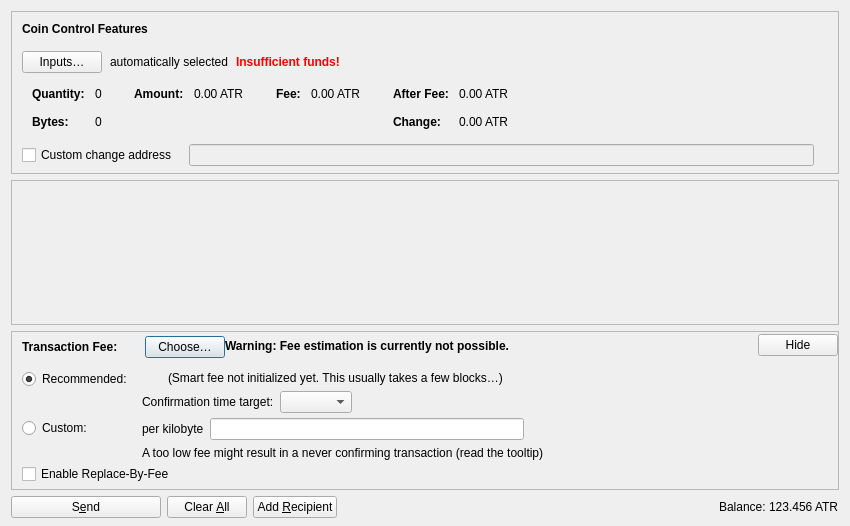
<?xml version="1.0" encoding="UTF-8"?>
<ui version="4.0">
 <class>SendCoinsDialog</class>
 <widget class="QDialog" name="SendCoinsDialog">
  <property name="geometry">
   <rect>
    <x>0</x>
    <y>0</y>
    <width>850</width>
    <height>526</height>
   </rect>
  </property>
  <property name="windowTitle">
   <string>Send Coins</string>
  </property>
  <layout class="QVBoxLayout" name="verticalLayout" stretch="0,1,0,0">
   <property name="bottomMargin">
    <number>8</number>
   </property>
   <item>
    <widget class="QFrame" name="frameCoinControl">
     <property name="sizePolicy">
      <sizepolicy hsizetype="Expanding" vsizetype="Expanding">
       <horstretch>0</horstretch>
       <verstretch>0</verstretch>
      </sizepolicy>
     </property>
     <property name="maximumSize">
      <size>
       <width>16777215</width>
       <height>16777215</height>
      </size>
     </property>
     <property name="frameShape">
      <enum>QFrame::StyledPanel</enum>
     </property>
     <property name="frameShadow">
      <enum>QFrame::Sunken</enum>
     </property>
     <layout class="QVBoxLayout" name="verticalLayoutCoinControl2">
      <property name="spacing">
       <number>0</number>
      </property>
      <property name="leftMargin">
       <number>0</number>
      </property>
      <property name="topMargin">
       <number>0</number>
      </property>
      <property name="rightMargin">
       <number>0</number>
      </property>
      <property name="bottomMargin">
       <number>6</number>
      </property>
      <item>
       <layout class="QVBoxLayout" name="verticalLayoutCoinControl" stretch="0,0,0,0,1">
        <property name="spacing">
         <number>0</number>
        </property>
        <property name="leftMargin">
         <number>10</number>
        </property>
        <property name="topMargin">
         <number>10</number>
        </property>
        <item>
         <layout class="QHBoxLayout" name="horizontalLayoutCoinControl1">
          <property name="bottomMargin">
           <number>15</number>
          </property>
          <item>
           <widget class="QLabel" name="labelCoinControlFeatures">
            <property name="sizePolicy">
             <sizepolicy hsizetype="Preferred" vsizetype="Maximum">
              <horstretch>0</horstretch>
              <verstretch>0</verstretch>
             </sizepolicy>
            </property>
            <property name="font">
             <font>
              <weight>75</weight>
              <bold>true</bold>
             </font>
            </property>
            <property name="styleSheet">
             <string notr="true">font-weight:bold;</string>
            </property>
            <property name="text">
             <string>Coin Control Features</string>
            </property>
           </widget>
          </item>
         </layout>
        </item>
        <item>
         <layout class="QHBoxLayout" name="horizontalLayoutCoinControl2" stretch="0,0,0,0">
          <property name="spacing">
           <number>8</number>
          </property>
          <property name="bottomMargin">
           <number>10</number>
          </property>
          <item>
           <widget class="QPushButton" name="pushButtonCoinControl">
            <property name="styleSheet">
             <string notr="true"/>
            </property>
            <property name="text">
             <string>Inputs…</string>
            </property>
            <property name="autoDefault">
             <bool>false</bool>
            </property>
           </widget>
          </item>
          <item>
           <widget class="QLabel" name="labelCoinControlAutomaticallySelected">
            <property name="text">
             <string>automatically selected</string>
            </property>
            <property name="margin">
             <number>5</number>
            </property>
           </widget>
          </item>
          <item>
           <widget class="QLabel" name="labelCoinControlInsuffFunds">
            <property name="font">
             <font>
              <weight>75</weight>
              <bold>true</bold>
             </font>
            </property>
            <property name="styleSheet">
             <string notr="true">color:red;font-weight:bold;</string>
            </property>
            <property name="text">
             <string>Insufficient funds!</string>
            </property>
            <property name="margin">
             <number>5</number>
            </property>
           </widget>
          </item>
          <item>
           <spacer name="horizontalSpacerCoinControl">
            <property name="orientation">
             <enum>Qt::Horizontal</enum>
            </property>
            <property name="sizeHint" stdset="0">
             <size>
              <width>40</width>
              <height>1</height>
             </size>
            </property>
           </spacer>
          </item>
         </layout>
        </item>
        <item>
         <widget class="QWidget" name="widgetCoinControl" native="true">
          <property name="sizePolicy">
           <sizepolicy hsizetype="Preferred" vsizetype="Preferred">
            <horstretch>0</horstretch>
            <verstretch>0</verstretch>
           </sizepolicy>
          </property>
          <property name="minimumSize">
           <size>
            <width>0</width>
            <height>0</height>
           </size>
          </property>
          <property name="styleSheet">
           <string notr="true"/>
          </property>
          <layout class="QHBoxLayout" name="horizontalLayoutCoinControl5">
           <property name="leftMargin">
            <number>0</number>
           </property>
           <property name="topMargin">
            <number>0</number>
           </property>
           <property name="rightMargin">
            <number>0</number>
           </property>
           <property name="bottomMargin">
            <number>0</number>
           </property>
           <item>
            <layout class="QHBoxLayout" name="horizontalLayoutCoinControl3" stretch="0,0,0,1">
             <property name="spacing">
              <number>20</number>
             </property>
             <property name="topMargin">
              <number>0</number>
             </property>
             <property name="bottomMargin">
              <number>10</number>
             </property>
             <item>
              <layout class="QFormLayout" name="formLayoutCoinControl1">
               <property name="labelAlignment">
                <set>Qt::AlignLeft|Qt::AlignVCenter</set>
               </property>
               <property name="horizontalSpacing">
                <number>10</number>
               </property>
               <property name="verticalSpacing">
                <number>14</number>
               </property>
               <property name="leftMargin">
                <number>10</number>
               </property>
               <property name="topMargin">
                <number>4</number>
               </property>
               <property name="rightMargin">
                <number>6</number>
               </property>
               <item row="0" column="0">
                <widget class="QLabel" name="labelCoinControlQuantityText">
                 <property name="font">
                  <font>
                   <weight>75</weight>
                   <bold>true</bold>
                  </font>
                 </property>
                 <property name="text">
                  <string>Quantity:</string>
                 </property>
                 <property name="margin">
                  <number>0</number>
                 </property>
                </widget>
               </item>
               <item row="0" column="1">
                <widget class="QLabel" name="labelCoinControlQuantity">
                 <property name="cursor">
                  <cursorShape>IBeamCursor</cursorShape>
                 </property>
                 <property name="contextMenuPolicy">
                  <enum>Qt::ActionsContextMenu</enum>
                 </property>
                 <property name="text">
                  <string notr="true">0</string>
                 </property>
                 <property name="margin">
                  <number>0</number>
                 </property>
                 <property name="textInteractionFlags">
                  <set>Qt::LinksAccessibleByMouse|Qt::TextSelectableByKeyboard|Qt::TextSelectableByMouse</set>
                 </property>
                </widget>
               </item>
               <item row="1" column="0">
                <widget class="QLabel" name="labelCoinControlBytesText">
                 <property name="font">
                  <font>
                   <weight>75</weight>
                   <bold>true</bold>
                  </font>
                 </property>
                 <property name="text">
                  <string>Bytes:</string>
                 </property>
                </widget>
               </item>
               <item row="1" column="1">
                <widget class="QLabel" name="labelCoinControlBytes">
                 <property name="cursor">
                  <cursorShape>IBeamCursor</cursorShape>
                 </property>
                 <property name="contextMenuPolicy">
                  <enum>Qt::ActionsContextMenu</enum>
                 </property>
                 <property name="text">
                  <string notr="true">0</string>
                 </property>
                 <property name="textInteractionFlags">
                  <set>Qt::LinksAccessibleByMouse|Qt::TextSelectableByKeyboard|Qt::TextSelectableByMouse</set>
                 </property>
                </widget>
               </item>
              </layout>
             </item>
             <item>
              <layout class="QFormLayout" name="formLayoutCoinControl2">
               <property name="horizontalSpacing">
                <number>10</number>
               </property>
               <property name="verticalSpacing">
                <number>14</number>
               </property>
               <property name="leftMargin">
                <number>6</number>
               </property>
               <property name="topMargin">
                <number>4</number>
               </property>
               <property name="rightMargin">
                <number>6</number>
               </property>
               <item row="0" column="0">
                <widget class="QLabel" name="labelCoinControlAmountText">
                 <property name="font">
                  <font>
                   <weight>75</weight>
                   <bold>true</bold>
                  </font>
                 </property>
                 <property name="text">
                  <string>Amount:</string>
                 </property>
                 <property name="margin">
                  <number>0</number>
                 </property>
                </widget>
               </item>
               <item row="0" column="1">
                <widget class="QLabel" name="labelCoinControlAmount">
                 <property name="cursor">
                  <cursorShape>IBeamCursor</cursorShape>
                 </property>
                 <property name="contextMenuPolicy">
                  <enum>Qt::ActionsContextMenu</enum>
                 </property>
                 <property name="text">
                  <string notr="true">0.00 ATR</string>
                 </property>
                 <property name="textInteractionFlags">
                  <set>Qt::LinksAccessibleByMouse|Qt::TextSelectableByKeyboard|Qt::TextSelectableByMouse</set>
                 </property>
                </widget>
               </item>
              </layout>
             </item>
             <item>
              <layout class="QFormLayout" name="formLayoutCoinControl3">
               <property name="horizontalSpacing">
                <number>10</number>
               </property>
               <property name="verticalSpacing">
                <number>14</number>
               </property>
               <property name="leftMargin">
                <number>6</number>
               </property>
               <property name="topMargin">
                <number>4</number>
               </property>
               <property name="rightMargin">
                <number>6</number>
               </property>
               <item row="0" column="0">
                <widget class="QLabel" name="labelCoinControlFeeText">
                 <property name="font">
                  <font>
                   <weight>75</weight>
                   <bold>true</bold>
                  </font>
                 </property>
                 <property name="text">
                  <string>Fee:</string>
                 </property>
                 <property name="margin">
                  <number>0</number>
                 </property>
                </widget>
               </item>
               <item row="0" column="1">
                <widget class="QLabel" name="labelCoinControlFee">
                 <property name="cursor">
                  <cursorShape>IBeamCursor</cursorShape>
                 </property>
                 <property name="contextMenuPolicy">
                  <enum>Qt::ActionsContextMenu</enum>
                 </property>
                 <property name="text">
                  <string notr="true">0.00 ATR</string>
                 </property>
                 <property name="textInteractionFlags">
                  <set>Qt::LinksAccessibleByMouse|Qt::TextSelectableByKeyboard|Qt::TextSelectableByMouse</set>
                 </property>
                </widget>
               </item>
              </layout>
             </item>
             <item>
              <layout class="QFormLayout" name="formLayoutCoinControl4">
               <property name="labelAlignment">
                <set>Qt::AlignLeft|Qt::AlignVCenter</set>
               </property>
               <property name="horizontalSpacing">
                <number>10</number>
               </property>
               <property name="verticalSpacing">
                <number>14</number>
               </property>
               <property name="leftMargin">
                <number>6</number>
               </property>
               <property name="topMargin">
                <number>4</number>
               </property>
               <property name="rightMargin">
                <number>6</number>
               </property>
               <item row="0" column="0">
                <widget class="QLabel" name="labelCoinControlAfterFeeText">
                 <property name="font">
                  <font>
                   <weight>75</weight>
                   <bold>true</bold>
                  </font>
                 </property>
                 <property name="text">
                  <string>After Fee:</string>
                 </property>
                 <property name="margin">
                  <number>0</number>
                 </property>
                </widget>
               </item>
               <item row="0" column="1">
                <widget class="QLabel" name="labelCoinControlAfterFee">
                 <property name="cursor">
                  <cursorShape>IBeamCursor</cursorShape>
                 </property>
                 <property name="contextMenuPolicy">
                  <enum>Qt::ActionsContextMenu</enum>
                 </property>
                 <property name="text">
                  <string notr="true">0.00 ATR</string>
                 </property>
                 <property name="textInteractionFlags">
                  <set>Qt::LinksAccessibleByMouse|Qt::TextSelectableByKeyboard|Qt::TextSelectableByMouse</set>
                 </property>
                </widget>
               </item>
               <item row="1" column="0">
                <widget class="QLabel" name="labelCoinControlChangeText">
                 <property name="font">
                  <font>
                   <weight>75</weight>
                   <bold>true</bold>
                  </font>
                 </property>
                 <property name="text">
                  <string>Change:</string>
                 </property>
                </widget>
               </item>
               <item row="1" column="1">
                <widget class="QLabel" name="labelCoinControlChange">
                 <property name="cursor">
                  <cursorShape>IBeamCursor</cursorShape>
                 </property>
                 <property name="contextMenuPolicy">
                  <enum>Qt::ActionsContextMenu</enum>
                 </property>
                 <property name="text">
                  <string notr="true">0.00 ATR</string>
                 </property>
                 <property name="textInteractionFlags">
                  <set>Qt::LinksAccessibleByMouse|Qt::TextSelectableByKeyboard|Qt::TextSelectableByMouse</set>
                 </property>
                </widget>
               </item>
              </layout>
             </item>
            </layout>
           </item>
          </layout>
         </widget>
        </item>
        <item>
         <layout class="QHBoxLayout" name="horizontalLayoutCoinControl4" stretch="0,0,0">
          <property name="spacing">
           <number>12</number>
          </property>
          <property name="sizeConstraint">
           <enum>QLayout::SetDefaultConstraint</enum>
          </property>
          <property name="topMargin">
           <number>5</number>
          </property>
          <property name="rightMargin">
           <number>5</number>
          </property>
          <item>
           <widget class="QCheckBox" name="checkBoxCoinControlChange">
            <property name="toolTip">
             <string>If this is activated, but the change address is empty or invalid, change will be sent to a newly generated address.</string>
            </property>
            <property name="text">
             <string>Custom change address</string>
            </property>
           </widget>
          </item>
          <item>
           <widget class="QValidatedLineEdit" name="lineEditCoinControlChange">
            <property name="enabled">
             <bool>false</bool>
            </property>
            <property name="sizePolicy">
             <sizepolicy hsizetype="Expanding" vsizetype="Fixed">
              <horstretch>0</horstretch>
              <verstretch>0</verstretch>
             </sizepolicy>
            </property>
           </widget>
          </item>
          <item>
           <widget class="QLabel" name="labelCoinControlChangeLabel">
            <property name="sizePolicy">
             <sizepolicy hsizetype="Preferred" vsizetype="Expanding">
              <horstretch>0</horstretch>
              <verstretch>0</verstretch>
             </sizepolicy>
            </property>
            <property name="minimumSize">
             <size>
              <width>0</width>
              <height>0</height>
             </size>
            </property>
            <property name="text">
             <string/>
            </property>
            <property name="margin">
             <number>3</number>
            </property>
           </widget>
          </item>
         </layout>
        </item>
        <item>
         <spacer name="verticalSpacerCoinControl">
          <property name="orientation">
           <enum>Qt::Vertical</enum>
          </property>
          <property name="sizeHint" stdset="0">
           <size>
            <width>800</width>
            <height>1</height>
           </size>
          </property>
         </spacer>
        </item>
       </layout>
      </item>
     </layout>
    </widget>
   </item>
   <item>
    <widget class="QScrollArea" name="scrollArea">
     <property name="widgetResizable">
      <bool>true</bool>
     </property>
     <widget class="QWidget" name="scrollAreaWidgetContents">
      <property name="geometry">
       <rect>
        <x>0</x>
        <y>0</y>
        <width>830</width>
        <height>104</height>
       </rect>
      </property>
      <layout class="QVBoxLayout" name="verticalLayout_2" stretch="0,1">
       <property name="leftMargin">
        <number>0</number>
       </property>
       <property name="topMargin">
        <number>0</number>
       </property>
       <property name="rightMargin">
        <number>0</number>
       </property>
       <property name="bottomMargin">
        <number>0</number>
       </property>
       <item>
        <layout class="QVBoxLayout" name="entries">
         <property name="spacing">
          <number>6</number>
         </property>
        </layout>
       </item>
       <item>
        <spacer name="verticalSpacer">
         <property name="orientation">
          <enum>Qt::Vertical</enum>
         </property>
         <property name="sizeHint" stdset="0">
          <size>
           <width>20</width>
           <height>40</height>
          </size>
         </property>
        </spacer>
       </item>
      </layout>
     </widget>
    </widget>
   </item>
   <item>
    <widget class="QFrame" name="frameFee">
     <property name="sizePolicy">
      <sizepolicy hsizetype="Expanding" vsizetype="Expanding">
       <horstretch>0</horstretch>
       <verstretch>0</verstretch>
      </sizepolicy>
     </property>
     <property name="maximumSize">
      <size>
       <width>16777215</width>
       <height>16777215</height>
      </size>
     </property>
     <property name="frameShape">
      <enum>QFrame::StyledPanel</enum>
     </property>
     <property name="frameShadow">
      <enum>QFrame::Sunken</enum>
     </property>
     <layout class="QVBoxLayout" name="verticalLayoutFee1">
      <property name="spacing">
       <number>0</number>
      </property>
      <property name="leftMargin">
       <number>0</number>
      </property>
      <property name="topMargin">
       <number>0</number>
      </property>
      <property name="rightMargin">
       <number>0</number>
      </property>
      <property name="bottomMargin">
       <number>0</number>
      </property>
      <item>
       <layout class="QVBoxLayout" name="verticalLayoutFee2" stretch="0,0,0">
        <property name="spacing">
         <number>0</number>
        </property>
        <property name="leftMargin">
         <number>10</number>
        </property>
        <property name="topMargin">
         <number>0</number>
        </property>
        <item>
         <layout class="QHBoxLayout" name="horizontalLayoutFee1">
          <property name="bottomMargin">
           <number>0</number>
          </property>
          <item>
           <layout class="QVBoxLayout" name="verticalLayoutFee7">
            <property name="spacing">
             <number>0</number>
            </property>
            <item>
             <spacer name="verticalSpacerSmartFee">
              <property name="orientation">
               <enum>Qt::Vertical</enum>
              </property>
              <property name="sizeType">
               <enum>QSizePolicy::Fixed</enum>
              </property>
              <property name="sizeHint" stdset="0">
               <size>
                <width>1</width>
                <height>4</height>
               </size>
              </property>
             </spacer>
            </item>
            <item>
             <layout class="QHBoxLayout" name="horizontalLayoutSmartFee">
              <property name="spacing">
               <number>10</number>
              </property>
              <item>
               <widget class="QLabel" name="labelFeeHeadline">
                <property name="sizePolicy">
                 <sizepolicy hsizetype="Preferred" vsizetype="Maximum">
                  <horstretch>0</horstretch>
                  <verstretch>0</verstretch>
                 </sizepolicy>
                </property>
                <property name="font">
                 <font>
                  <weight>75</weight>
                  <bold>true</bold>
                 </font>
                </property>
                <property name="styleSheet">
                 <string notr="true">font-weight:bold;</string>
                </property>
                <property name="text">
                 <string>Transaction Fee:</string>
                </property>
               </widget>
              </item>
              <item>
               <widget class="QLabel" name="labelFeeMinimized">
                <property name="text">
                 <string/>
                </property>
               </widget>
              </item>
              <item>
               <widget class="QPushButton" name="buttonChooseFee">
                <property name="text">
                 <string>Choose…</string>
                </property>
               </widget>
              </item>
             </layout>
            </item>
            <item>
             <spacer name="verticalSpacer_5">
              <property name="orientation">
               <enum>Qt::Vertical</enum>
              </property>
              <property name="sizeHint" stdset="0">
               <size>
                <width>1</width>
                <height>1</height>
               </size>
              </property>
             </spacer>
            </item>
           </layout>
          </item>
          <item>
           <widget class="QLabel" name="fallbackFeeWarningLabel">
            <property name="toolTip">
             <string>Using the fallbackfee can result in sending a transaction that will take several hours or days (or never) to confirm. Consider choosing your fee manually or wait until you have validated the complete chain.</string>
            </property>
            <property name="font">
            <font>
                <weight>75</weight>
                <bold>true</bold>
            </font>
            </property>
            <property name="text">
             <string>Warning: Fee estimation is currently not possible.</string>
            </property>
            <property name="wordWrap">
             <bool>false</bool>
            </property>
           </widget>
          </item>
          <item>
           <spacer name="horizontalSpacer_4">
            <property name="orientation">
             <enum>Qt::Horizontal</enum>
            </property>
            <property name="sizeType">
             <enum>QSizePolicy::MinimumExpanding</enum>
            </property>
            <property name="sizeHint" stdset="0">
             <size>
              <width>40</width>
              <height>20</height>
             </size>
            </property>
           </spacer>
          </item>
          <item>
           <widget class="QPushButton" name="buttonMinimizeFee">
            <property name="toolTip">
             <string>Hide transaction fee settings</string>
            </property>
            <property name="text">
             <string>Hide</string>
            </property>
           </widget>
          </item>
         </layout>
        </item>
        <item>
         <widget class="QFrame" name="frameFeeSelection">
          <layout class="QVBoxLayout" name="verticalLayoutFee12">
           <property name="spacing">
            <number>0</number>
           </property>
           <property name="leftMargin">
            <number>0</number>
           </property>
           <property name="topMargin">
            <number>0</number>
           </property>
           <property name="rightMargin">
            <number>0</number>
           </property>
           <property name="bottomMargin">
            <number>0</number>
           </property>
           <item>
            <layout class="QGridLayout" name="gridLayoutFee">
             <property name="topMargin">
              <number>10</number>
             </property>
             <property name="bottomMargin">
              <number>4</number>
             </property>
             <property name="horizontalSpacing">
              <number>10</number>
             </property>
             <property name="verticalSpacing">
              <number>4</number>
             </property>
             <item row="1" column="1">
              <layout class="QVBoxLayout" name="verticalLayoutFee8">
               <property name="spacing">
                <number>6</number>
               </property>
               <item>
                <layout class="QHBoxLayout" name="horizontalLayoutFee13">
                 <item>
                  <widget class="QLabel" name="labelCustomPerKilobyte">
                   <property name="toolTip">
                    <string>Specify a custom fee per kB (1,000 bytes) of the transaction's virtual size.

Note:  Since the fee is calculated on a per-byte basis, a fee rate of "100 satoshis per kvB" for a transaction size of 500 virtual bytes (half of 1 kvB) would ultimately yield a fee of only 50 satoshis.</string>
                   </property>
                   <property name="text">
                    <string>per kilobyte</string>
                   </property>
                  </widget>
                 </item>
                 <item>
                  <widget class="AetherAmountField" name="customFee"/>
                 </item>
                 <item>
                  <spacer name="horizontalSpacer_6">
                   <property name="orientation">
                    <enum>Qt::Horizontal</enum>
                   </property>
                   <property name="sizeHint" stdset="0">
                    <size>
                     <width>1</width>
                     <height>1</height>
                    </size>
                   </property>
                  </spacer>
                 </item>
                </layout>
               </item>
               <item>
                <layout class="QHBoxLayout" name="horizontalLayoutFee8">
                 <item>
                  <widget class="QLabel" name="labelCustomFeeWarning">
                   <property name="enabled">
                    <bool>true</bool>
                   </property>
                   <property name="toolTip">
                    <string>When there is less transaction volume than space in the blocks, miners as well as relaying nodes may enforce a minimum fee. Paying only this minimum fee is just fine, but be aware that this can result in a never confirming transaction once there is more demand for aether transactions than the network can process.</string>
                   </property>
                   <property name="text">
                    <string>A too low fee might result in a never confirming transaction (read the tooltip)</string>
                   </property>
                  </widget>
                 </item>
                 <item>
                  <spacer name="horizontalSpacer_2">
                   <property name="orientation">
                    <enum>Qt::Horizontal</enum>
                   </property>
                   <property name="sizeHint" stdset="0">
                    <size>
                     <width>1</width>
                     <height>1</height>
                    </size>
                   </property>
                  </spacer>
                 </item>
                </layout>
               </item>
              </layout>
             </item>
             <item row="0" column="0">
              <layout class="QVBoxLayout" name="verticalLayoutFee4" stretch="0,1">
               <item>
                <widget class="QRadioButton" name="radioSmartFee">
                 <property name="text">
                  <string>Recommended:</string>
                 </property>
                 <property name="checked">
                  <bool>true</bool>
                 </property>
                 <attribute name="buttonGroup">
                  <string notr="true">groupFee</string>
                 </attribute>
                </widget>
               </item>
               <item>
                <spacer name="verticalSpacer_2">
                 <property name="orientation">
                  <enum>Qt::Vertical</enum>
                 </property>
                 <property name="sizeHint" stdset="0">
                  <size>
                   <width>1</width>
                   <height>1</height>
                  </size>
                 </property>
                </spacer>
               </item>
              </layout>
             </item>
             <item row="1" column="0">
              <layout class="QVBoxLayout" name="verticalLayoutFee9" stretch="0,1">
               <item>
                <widget class="QRadioButton" name="radioCustomFee">
                 <property name="text">
                  <string>Custom:</string>
                 </property>
                 <attribute name="buttonGroup">
                  <string notr="true">groupFee</string>
                 </attribute>
                </widget>
               </item>
               <item>
                <spacer name="verticalSpacer_6">
                 <property name="orientation">
                  <enum>Qt::Vertical</enum>
                 </property>
                 <property name="sizeHint" stdset="0">
                  <size>
                   <width>1</width>
                   <height>1</height>
                  </size>
                 </property>
                </spacer>
               </item>
              </layout>
             </item>
             <item row="0" column="1">
              <layout class="QVBoxLayout" name="verticalLayoutFee3" stretch="0,0,1">
               <property name="spacing">
                <number>6</number>
               </property>
               <property name="topMargin">
                <number>2</number>
               </property>
               <item>
                <layout class="QHBoxLayout" name="horizontalLayoutFee12">
                 <item>
                  <widget class="QLabel" name="labelSmartFee">
                   <property name="text">
                    <string/>
                   </property>
                  </widget>
                 </item>
                 <item>
                  <widget class="QLabel" name="labelFeeEstimation">
                   <property name="text">
                    <string/>
                   </property>
                  </widget>
                 </item>
                 <item>
                  <widget class="QLabel" name="labelSmartFee2">
                   <property name="text">
                    <string>(Smart fee not initialized yet. This usually takes a few blocks…)</string>
                   </property>
                  </widget>
                 </item>
                 <item>
                  <spacer name="horizontalSpacer_5">
                   <property name="orientation">
                    <enum>Qt::Horizontal</enum>
                   </property>
                   <property name="sizeHint" stdset="0">
                    <size>
                     <width>1</width>
                     <height>1</height>
                    </size>
                   </property>
                  </spacer>
                 </item>
                </layout>
               </item>
               <item>
                <layout class="QHBoxLayout" name="horizontalLayoutFee9">
                 <item>
                  <layout class="QVBoxLayout" name="verticalLayoutFee6">
                   <item>
                    <widget class="QLabel" name="labelSmartFee3">
                     <property name="text">
                      <string>Confirmation time target:</string>
                     </property>
                    </widget>
                   </item>
                  </layout>
                 </item>
                 <item>
                  <layout class="QVBoxLayout" name="verticalLayoutFee5">
                   <property name="rightMargin">
                    <number>30</number>
                   </property>
                   <item>
                    <layout class="QHBoxLayout" name="horizontalLayoutConfTarget">
                     <property name="bottomMargin">
                      <number>0</number>
                     </property>
                     <item>
                      <widget class="QComboBox" name="confTargetSelector"/>
                     </item>
                     <item>
                      <spacer name="horizontalSpacerConfTarget">
                       <property name="orientation">
                        <enum>Qt::Horizontal</enum>
                       </property>
                       <property name="sizeHint" stdset="0">
                        <size>
                         <width>40</width>
                         <height>20</height>
                        </size>
                       </property>
                      </spacer>
                     </item>
                    </layout>
                   </item>
                  </layout>
                 </item>
                </layout>
               </item>
               <item>
                <spacer name="verticalSpacer_4">
                 <property name="orientation">
                  <enum>Qt::Vertical</enum>
                 </property>
                 <property name="sizeHint" stdset="0">
                  <size>
                   <width>1</width>
                   <height>1</height>
                  </size>
                 </property>
                </spacer>
               </item>
              </layout>
             </item>
            </layout>
           </item>
           <item>
            <widget class="QCheckBox" name="optInRBF">
             <property name="text">
              <string>Enable Replace-By-Fee</string>
             </property>
             <property name="toolTip">
              <string>With Replace-By-Fee (BIP-125) you can increase a transaction's fee after it is sent. Without this, a higher fee may be recommended to compensate for increased transaction delay risk.</string>
             </property>
            </widget>
           </item>
          </layout>
         </widget>
        </item>
        <item>
         <spacer name="verticalSpacerFee">
          <property name="orientation">
           <enum>Qt::Vertical</enum>
          </property>
          <property name="sizeHint" stdset="0">
           <size>
            <width>40</width>
            <height>5</height>
           </size>
          </property>
         </spacer>
        </item>
       </layout>
      </item>
     </layout>
    </widget>
   </item>
   <item>
    <layout class="QHBoxLayout" name="horizontalLayout">
     <item>
      <widget class="QPushButton" name="sendButton">
       <property name="minimumSize">
        <size>
         <width>150</width>
         <height>0</height>
        </size>
       </property>
       <property name="toolTip">
        <string>Confirm the send action</string>
       </property>
       <property name="text">
        <string>S&amp;end</string>
       </property>
       <property name="icon">
        <iconset resource="../aether.qrc">
         <normaloff>:/icons/send</normaloff>:/icons/send</iconset>
       </property>
       <property name="autoDefault">
        <bool>false</bool>
       </property>
       <property name="default">
        <bool>false</bool>
       </property>
      </widget>
     </item>
     <item>
      <widget class="QPushButton" name="clearButton">
       <property name="sizePolicy">
        <sizepolicy hsizetype="Minimum" vsizetype="Fixed">
         <horstretch>0</horstretch>
         <verstretch>0</verstretch>
        </sizepolicy>
       </property>
       <property name="toolTip">
        <string>Clear all fields of the form.</string>
       </property>
       <property name="text">
        <string>Clear &amp;All</string>
       </property>
       <property name="icon">
        <iconset resource="../aether.qrc">
         <normaloff>:/icons/remove</normaloff>:/icons/remove</iconset>
       </property>
       <property name="autoDefault">
        <bool>false</bool>
       </property>
      </widget>
     </item>
     <item>
      <widget class="QPushButton" name="addButton">
       <property name="toolTip">
        <string>Send to multiple recipients at once</string>
       </property>
       <property name="text">
        <string>Add &amp;Recipient</string>
       </property>
       <property name="icon">
        <iconset resource="../aether.qrc">
         <normaloff>:/icons/add</normaloff>:/icons/add</iconset>
       </property>
       <property name="autoDefault">
        <bool>false</bool>
       </property>
      </widget>
     </item>
     <item>
      <spacer name="horizontalSpacer">
       <property name="orientation">
        <enum>Qt::Horizontal</enum>
       </property>
       <property name="sizeHint" stdset="0">
        <size>
         <width>40</width>
         <height>20</height>
        </size>
       </property>
      </spacer>
     </item>
     <item>
      <layout class="QHBoxLayout" name="horizontalLayout_2">
       <property name="spacing">
        <number>3</number>
       </property>
       <item>
        <widget class="QLabel" name="labelBalanceName">
         <property name="sizePolicy">
          <sizepolicy hsizetype="Preferred" vsizetype="Fixed">
           <horstretch>0</horstretch>
           <verstretch>0</verstretch>
          </sizepolicy>
         </property>
         <property name="text">
          <string>Balance:</string>
         </property>
        </widget>
       </item>
       <item>
        <widget class="QLabel" name="labelBalance">
         <property name="sizePolicy">
          <sizepolicy hsizetype="Preferred" vsizetype="Fixed">
           <horstretch>0</horstretch>
           <verstretch>0</verstretch>
          </sizepolicy>
         </property>
         <property name="cursor">
          <cursorShape>IBeamCursor</cursorShape>
         </property>
         <property name="text">
          <string notr="true">123.456 ATR</string>
         </property>
         <property name="textInteractionFlags">
          <set>Qt::LinksAccessibleByMouse|Qt::TextSelectableByKeyboard|Qt::TextSelectableByMouse</set>
         </property>
        </widget>
       </item>
      </layout>
     </item>
    </layout>
   </item>
  </layout>
 </widget>
 <customwidgets>
  <customwidget>
   <class>QValidatedLineEdit</class>
   <extends>QLineEdit</extends>
   <header>qt/qvalidatedlineedit.h</header>
  </customwidget>
  <customwidget>
   <class>AetherAmountField</class>
   <extends>QLineEdit</extends>
   <header>qt/aetheramountfield.h</header>
   <container>1</container>
  </customwidget>
 </customwidgets>
 <resources>
  <include location="../aether.qrc"/>
 </resources>
 <connections/>
 <buttongroups>
  <buttongroup name="groupFee"/>
 </buttongroups>
</ui>
